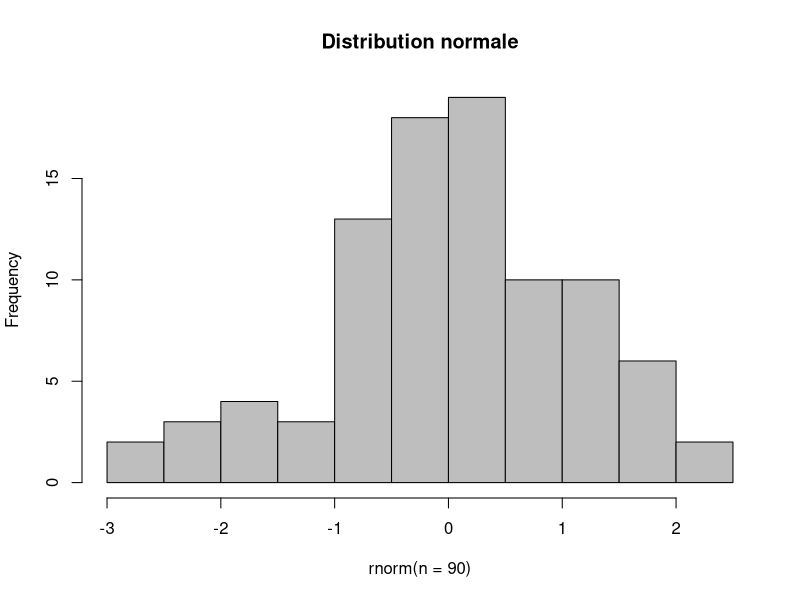

The R script that drew this image:
# App1 : Basic App
hist(rnorm(n = 90), main = "Distribution normale", col = "grey")

# App2 : A partir de App1, ajouter un input pour changer la couleur


# App3 : A partir de App2, ajouter un output pour calculer la moyenne reelle


# App4 : A partir de App3, ajouter un bouton "Go!"
